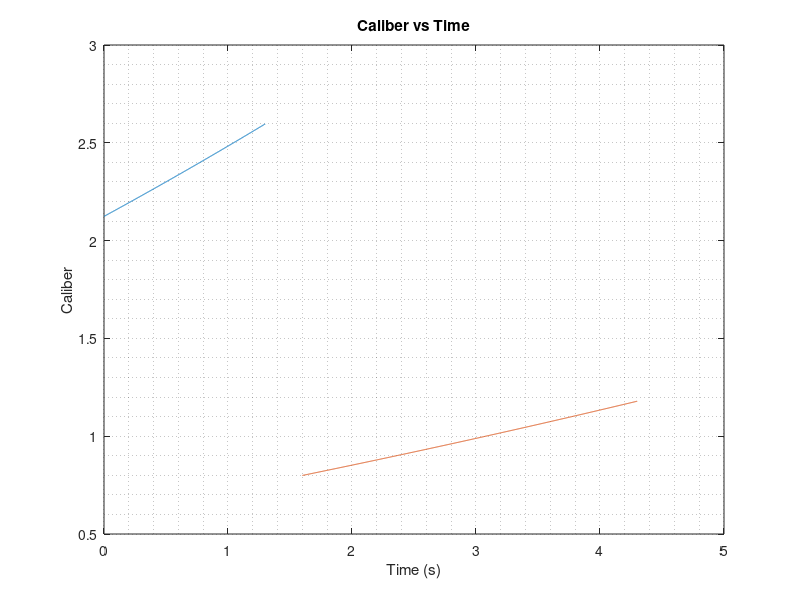

The MATLAB script that drew this image:
% Calculated the CG, CP and plots the caliber of a 2 stage rocket

% Mass in kilograms (kg)
% Distance in meters (m)
% Time in seconds (s)


% Time Resolution
res = 1000;

% Booster and Sustainer Time Values
Tboost     = 1.3;   
Tsust      = 3.0;   

%% Lengths: In Meters (m)
% Main Components:
Lnosecone        = .240;  
Lshoulder        = .310;
Lebay            = .200;
Lsustbodytube    = .330; 
Lforwardfins     = .130;
Lstagingcoupler  = .135;
Lboosterbodytube = .448;
Laftfins         = .115;
Lboost           = .187;    
Lsust            = .187;

% Internal electronics (m)  
Lbattery       = 0.0265;      
%Laltimeter     = 0.0996;
%LSEDSaltimeter = 0.06985;
%Lswitch        = 0.01;

% Internal pieces (m)
Ldrogueparachute  = 0.04;
Lmainparachute    = 0.08;  
Lboosterparachute = 0.06;

% Coupler BodyTube Pieces
LcouplerBodyTubeEbay  = .025;  %(m)
LcouplerBodyTubeStage = .025;
% Motor Hang
sustmotorhang  = .0458;
boostmotorhang = .0359; 

%% Distances: Centroid Calculations from the Tip of Nosecone to the middle of the component


% Main Components: 
Dnosecone        = Lnosecone*.666;
Dshoulder        = Lnosecone + Lshoulder/2;
Debay            = Dshoulder + Lshoulder/2  + LcouplerBodyTubeEbay/2;
Dsustbodytube    = Debay + LcouplerBodyTubeEbay/2 + Lsustbodytube/2;
Dforwardfins     = Dsustbodytube + Lsustbodytube/2 - Lforwardfins/2 - .015;
Dstagingcoupler  = Dsustbodytube + Lsustbodytube/2 + LcouplerBodyTubeStage/2;
Dsust            = Dstagingcoupler - LcouplerBodyTubeStage/2 - Lsust/2 + sustmotorhang;
Dboosterbodytube = Dstagingcoupler + LcouplerBodyTubeStage/2 + Lboosterbodytube/2;
Daftfins         = Dstagingcoupler + LcouplerBodyTubeStage/2 + Lboosterbodytube - Laftfins/2 - .005;
Dboost           = Dstagingcoupler + LcouplerBodyTubeStage/2 + Lboosterbodytube - Lboost/2 + boostmotorhang; 

% Internal Components: Marks the beginning of the Component
xbattery            = 0.02;    % From forward of E-Bay Bulk Plate
%xaltimeter          = 0.03;    % From forward of E-Bay Bulk Plate
%xswitch             = 0.02;    % From forward of E-Bay Bulk Plate
%xSEDSaltimeter      = 0.22;    % From forward of Nosecone

xmainparachute       = 0.12;       % From forward Shoulder Forward
xdrogueparachute      = 0.10;    % From aft of E-Bay Bulk Plate
xboosterparachute     = 0.12 - .085;      % From aft of Coupler Bulk Plate

%xcenteringring1     = 0.25;   % From aft of Sustainer Body Tube (-)
%xcenteringring2     = 0.08;   % From aft of Sustainer Body Tube (-)
%xcenteringring3     = 0.01;   % From aft of Booster Body Tube (-)
%xcenteringring4     = 0.12;   % From aft of Booster Body Tube (-)

% Internal Electronics:
Dbattery       = Debay - Lebay/2 + xbattery + Lbattery/2;       % Offset from E-Bay Forward Bulk Plate 
%Daltimeter     = Lnosecone + xaltimeter + Laltimeter/2;   % Offset from E-Bay Forward Bulk Plate
%Dswitch        = Lnosecone + xswitch + Lswitch/2;         % Offset from E-Bay Forward Bulk Plate
%DSEDSaltimeter = xSEDSaltimeter + LSEDSaltimeter/2;       % Offset from Nose Cone Forward

% Recovery Components:

Ddrogueparachute    = Debay + Lebay/2 + xdrogueparachute + Ldrogueparachute/2 - .07;                                                                % Offset from Nosecone Forward
Dmainparachute      = Lnosecone + xmainparachute + Lmainparachute/2;                                                % Offset from E-bay Aft
Dboosterparachute   = Dstagingcoupler + LcouplerBodyTubeStage/2 + Lstagingcoupler/2 + xboosterparachute + Lboosterparachute/2;   % Offset from Staging Coupler Aft


% Engine Retainment:
%Dcenteringring1      = Dsustbodytube + Lsustbodytube/2 - xcenteringring1;       % Offset from Sustainer Body Tube Aft
%Dcenteringring2      = Dsustbodytube + Lsustbodytube/2 - xcenteringring2;       % Offset from Sustainer Body Tube Aft
%Dcenteringring3      = Dboosterbodytube + Lsustbodytube/2 - xcenteringring3;    % Offset from Booster Body Tube Aft
%Dcenteringring4      = Dboosterbodytube + Lsustbodytube/2 - xcenteringring4;    % Offset from Booster Body Tube Aft


%% Masses (kg)
% Mass of Components
Mnosecone        = .113;
Mshoulder        = .125;
Mebay            = .401; % With a payload of 4 bolts at 180 grams total

Msustbodytube    = .080;
Mforwardfins     = .030;
Mstagingcoupler  = .083;    
Mboosterbodytube = .114;    
Maftfins         = .030;   
Mboostinit       = .194 + .077;    % Initial mass of booster
Msustinit        = .198 + .081;    % Initial mass of sustainer 
Mboostprop       = .082;    % Mass of total propellant
Msustprop        = .087;    % Mass of total propellant


% Internal electronics (kg)  
Mbattery       = 0.045;      
Maltimeter     = 0.000;
MSEDSaltimeter = 0.000;
Mswitch        = 0.000;

% Internal pieces (kg)
Mdrogueparachute    = .025;
Mmainparachute      = .078;
Mboosterparachute   = .043;   

Mcenteringring      = 0;

%% Create a vector of values of the Center of Gravity through the entire flight

% Create array CG that follows the whole 
% rocket from launch till booster seperation

tb      = linspace(0,Tboost,res);             % 1000 different times of flight from 0 to .7 seconds
Mboost  = Mboostinit-(Mboostprop/Tboost)*tb;  % Mass of the booster during flight
CGBoost = Mboost.*Dboost;                     % Center of Gravity of booster during flight


Mtot    = Mboost + Msustinit + Mnosecone + Mshoulder + Mebay + Msustbodytube + Mforwardfins + Mstagingcoupler + Mboosterbodytube...               % Total mass of sustainer and
    + Maftfins + Mbattery + Maltimeter + MSEDSaltimeter + Mswitch + Mdrogueparachute + Mboosterparachute + Mmainparachute + 4*Mcenteringring;     % booster through flight

CGboostsust      = (CGBoost + Dnosecone*Mnosecone + Dshoulder*Mshoulder + Debay*Mebay + Dsustbodytube*Msustbodytube + Dforwardfins*Mforwardfins...         % Center of gravity of entire rocket
        + Dstagingcoupler*Mstagingcoupler + Dsust*Msustinit + Dboosterbodytube*Mboosterbodytube + Daftfins*Maftfins + Mbattery*Dbattery...        % through flight before seperation
        + Mdrogueparachute*Ddrogueparachute + Mboosterparachute*Dboosterparachute...
        + Mmainparachute*Dmainparachute)./Mtot;   

% Create vector CGsust that follows the sustainer after booster
% seperation until sustainer burnout when mass stops changing

ts      = linspace(0,Tsust,res);              % 1000 different times of flight from 0 to 1.4 seconds
Msust   = Msustinit - (Msustprop/Tsust)*ts;   % Mass of sustainer during flight
CGSust  = Msust.*Dsust;                       % Center of Gravity of sustainer during flight

Mtot2   = Msust + Mnosecone + Mshoulder + Mebay + Msustbodytube + Mforwardfins + Mbattery + Maltimeter...                                 % Total mass of sustainer through flight
        + MSEDSaltimeter + Mswitch + Mdrogueparachute + Mmainparachute + 2*Mcenteringring;                                                % after booster seperation
              
CG2     = (CGSust + Dnosecone*Mnosecone + Dshoulder*Mshoulder + Debay*Mebay + Mbattery*Dbattery + Dsustbodytube*Msustbodytube + Dforwardfins*Mforwardfins...  % Center of gravity of sustainer through flight
        + Mdrogueparachute*Ddrogueparachute + Mmainparachute*Dmainparachute)./Mtot2;   

%% CP (m) Calculate Center of Pressure of the entire rocket and after booster seperation

% Fin parameters
Cr  = .130;                             % Length of root chord   
Ct  = .015;                             % Length of tip chord 
Ss  = .050;                         % Length of semi-span 
Lf  = .055;                           % Length of mid-chord line
Xr  = .100;                             % Length of fin root lead to fin tip lead
Xb  = Dforwardfins - Lforwardfins/2;  % Length of nosecone tip to beginning of root chord

Rbodytube = .0574/2;     % Radius of Bodytube

cnn = 2;               % Co-efficient for the type of nose cone - conical
xn  = .466 * Lnosecone;  % Location of the center of pressure for a conical nose cone
cnt = 0;                 % Cnt would change if rocket diameter changed
xt  = 0;                 % Not applicable
nf  = 3;                 % Number of Fins

% Fin Calculations
x1=1.0+(Rbodytube/(Ss+Rbodytube));                                          % The following variables allow cnf, a coefficent, to be calculated
x2=4.0*nf*(Ss*Ss/(Rbodytube*Rbodytube*4));
x3a=2.0*Lf;
x3b=Cr+Ct;
x3=x3a/x3b;
x4=1.0+sqrt(1.0+x3^2);
cnf=x1*x2/x4;                                                               % A coefficient needed to find center of pressure
xf = (1.0/6.0)*(Cr+Ct-(Cr*Ct/(Cr+Ct)))+(Xr/3.0)*((Cr+2.0*Ct)/(Cr+Ct))+Xb;   % cnf and xf are coefficeints that take the parameters of the fins. and factors in the 
                                                                            % distance from the tip of the nose cone to the root chord of the fin
% Calculation for CP (sustainer)
cnr=cnn+cnt+cnf;
cp = ((cnn*xn+cnt*xt+cnf*xf)/cnr);   % Center of Pressure equation for a rocket 
                                     
                                   

%% Booster & Sustainer

% Fin Parameters
Cr2   = .115;                             % Length of root chord   
Ct2   = .060;                             % Length of tip chord 
Ss2   = .048;                             % Length of semi-span 
Lf2   = .050;                             % Length of mid-chord line
Xr2   = .045;                             % Length of fin root lead to fin tip lead

Xb2  = Daftfins - Laftfins/2 - .02;            % Length of nosecone tip to beginning of aft fins root chord

% Equations for CP (full rocket)
x12=1.0+(Rbodytube/(Ss2+Rbodytube));             % The following variables allow cnf, a coefficent, to be calculated
x22=4.0*nf*(Ss2*Ss2/(Rbodytube*Rbodytube*4)); 
x3a2=2.0*Lf2;
x3b2=Cr2+Ct2;
x32=x3a2/x3b2;
x42=1.0+sqrt(1.0+x32*x32);

cnf2=x12*x22/x42;                                                                         % A coefficient needed to find center of pressure
xf2 = (1.0/6.0)*(Cr2+Ct2-(Cr2*Ct2/(Cr2+Ct2)))+(Xr2/3.0)*((Cr2+2.0*Ct2)/(Cr2+Ct2))+Xb2;    % cnf and xf are coefficeints that take the parameters of the fins. and factors in the 
                                                                                          % distance from the tip of the nose cone to the root chord of the fin

% Calculation for CP (sustainer)
cnr2=cnn+cnt+cnf+cnf2;
cp2 = ((cnn*xn+cnt*xt+cnf*xf+cnf2*xf2)/cnr2);   % Center of Pressure equation for a rocket 

%%
% Plotting Caliber
figure;
cal1 = (cp2-CGboostsust)/(2*Rbodytube);
plot(tb,cal1)
cal2 = (cp-CG2)/(2*Rbodytube);
hold on
coast = .3;                                            % Coast period between seperation
ts      = linspace(Tboost+coast,Tsust+Tboost,res);     % 1000 different times of flight from 0 to 1.4 seconds
plot(ts,cal2) % Plot caliber through the flight
xlabel('Time (s)')
ylabel('Caliber')
title('Caliber vs Time')
grid minor

